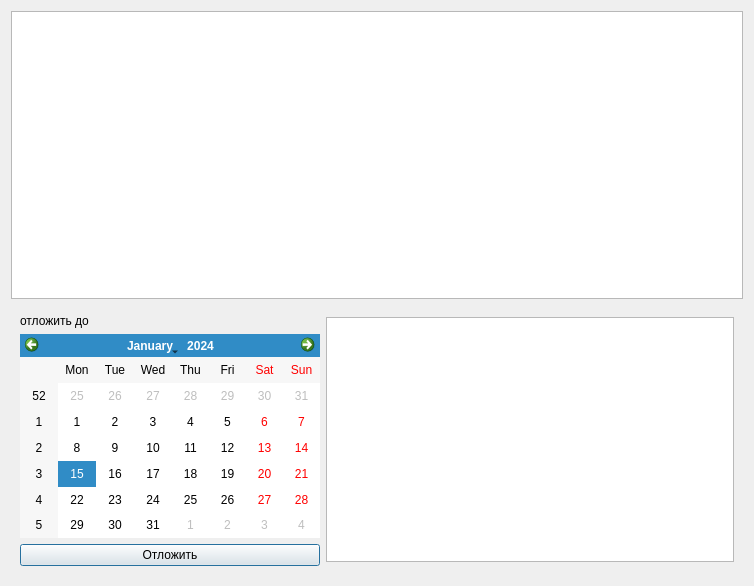
<?xml version="1.0" encoding="UTF-8"?>
<ui version="4.0">
 <class>DialogAsideUp</class>
 <widget class="QDialog" name="DialogAsideUp">
  <property name="geometry">
   <rect>
    <x>0</x>
    <y>0</y>
    <width>754</width>
    <height>586</height>
   </rect>
  </property>
  <property name="windowTitle">
   <string>Напоминания</string>
  </property>
  <layout class="QVBoxLayout" name="verticalLayout_2">
   <item>
    <widget class="QTableView" name="mpAsides">
     <attribute name="horizontalHeaderStretchLastSection">
      <bool>true</bool>
     </attribute>
    </widget>
   </item>
   <item>
    <widget class="QWidget" name="mpAsideDescription" native="true">
     <property name="maximumSize">
      <size>
       <width>16777215</width>
       <height>270</height>
      </size>
     </property>
     <layout class="QHBoxLayout" name="horizontalLayout">
      <item>
       <layout class="QVBoxLayout" name="verticalLayout">
        <item>
         <widget class="QLabel" name="label">
          <property name="text">
           <string>отложить до</string>
          </property>
          <property name="alignment">
           <set>Qt::AlignLeading|Qt::AlignLeft|Qt::AlignVCenter</set>
          </property>
         </widget>
        </item>
        <item>
         <widget class="QCalendarWidget" name="mpCalendar">
          <property name="maximumSize">
           <size>
            <width>300</width>
            <height>220</height>
           </size>
          </property>
         </widget>
        </item>
        <item>
         <widget class="QPushButton" name="mpAside">
          <property name="text">
           <string>Отложить</string>
          </property>
         </widget>
        </item>
       </layout>
      </item>
      <item>
       <widget class="QPlainTextEdit" name="mpEditor">
        <property name="maximumSize">
         <size>
          <width>16777215</width>
          <height>245</height>
         </size>
        </property>
        <property name="acceptDrops">
         <bool>false</bool>
        </property>
       </widget>
      </item>
     </layout>
     <zorder></zorder>
     <zorder>mpEditor</zorder>
     <zorder>mpEditor</zorder>
     <zorder></zorder>
    </widget>
   </item>
  </layout>
 </widget>
 <resources/>
 <connections/>
</ui>
